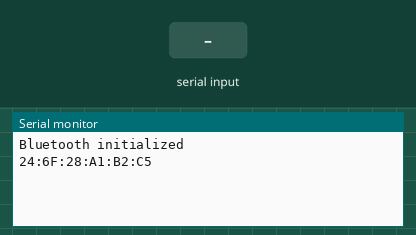
Recording of a sketch running on a simulated ESP32. Shown: the last lines printed to the serial monitor. Inputs (shaded band) come from the test bench. Nothing arrives over Bluetooth unless stated.

Above: at 1.2 s.
1.3 s: "1\n" received over the second serial link
At 1.7 s:
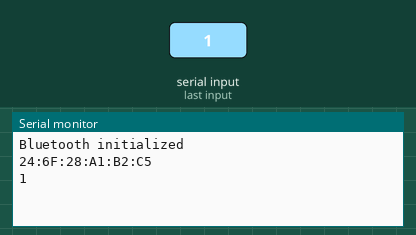
2.8 s: "0\n" received over the second serial link
At 4.0 s:
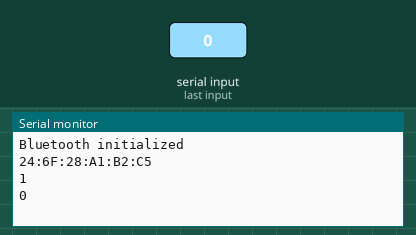
4.3 s: "2\n" received over the second serial link
At 5.1 s:
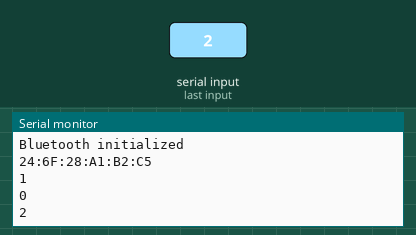

The sketch:

main.ino
```cpp
#include "BluetoothSerial.h"
#include "esp_bt_device.h"
BluetoothSerial SerialBT;
void printDeviceAddress() {
  const uint8_t* point = esp_bt_dev_get_address();
  for (int i = 0; i < 6; i++) {
    char str[3];
    sprintf(str, "%02X", (int)point[i]);
    Serial.print(str);
    if (i < 5) {
      Serial.print(":");
    } else {
      Serial.print("\n");
    }
  }
}
void callback(esp_spp_cb_event_t event, esp_spp_cb_param_t *param) {
  if(event == ESP_SPP_SRV_OPEN_EVT){
    Serial.println("Client Connected");
  }
}
void setup() {
 Serial.begin(115200);
 if (!SerialBT.begin("бебра нюхача")) {
 Serial.println("An error occurred initializing Bluetooth");
 } else {
 Serial.println("Bluetooth initialized");
 }
 printDeviceAddress();
 SerialBT.register_callback(callback);
 SerialBT.setTimeout(0);
}
String value = "";
void loop() {
  if (SerialBT.available()) {
    value = SerialBT.readString();
    Serial.println(value);
  }
}
```

Measured:
- after the input at 1.3 s, the serial monitor: prints a new line at once (image 1)
- after the input at 2.8 s, the serial monitor: prints a new line at once (image 2)
- after the input at 4.3 s, the serial monitor: prints a new line at once (image 3)
